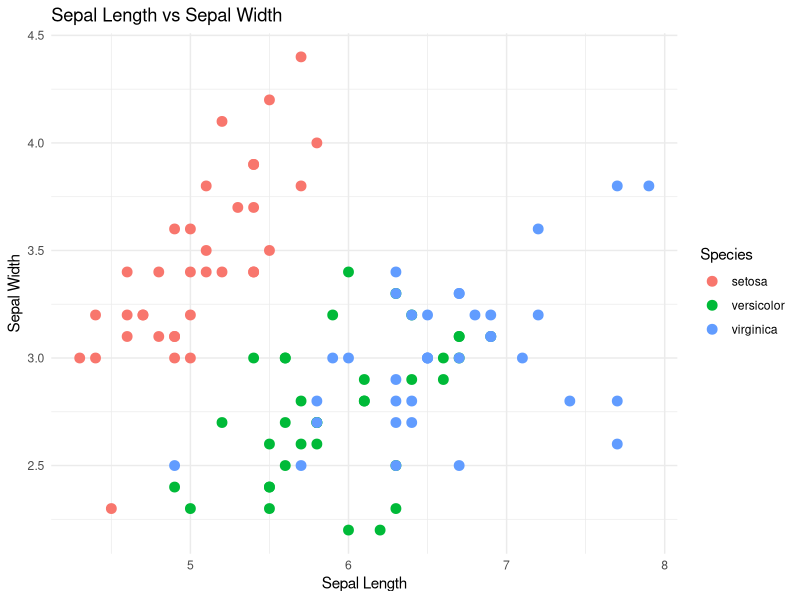
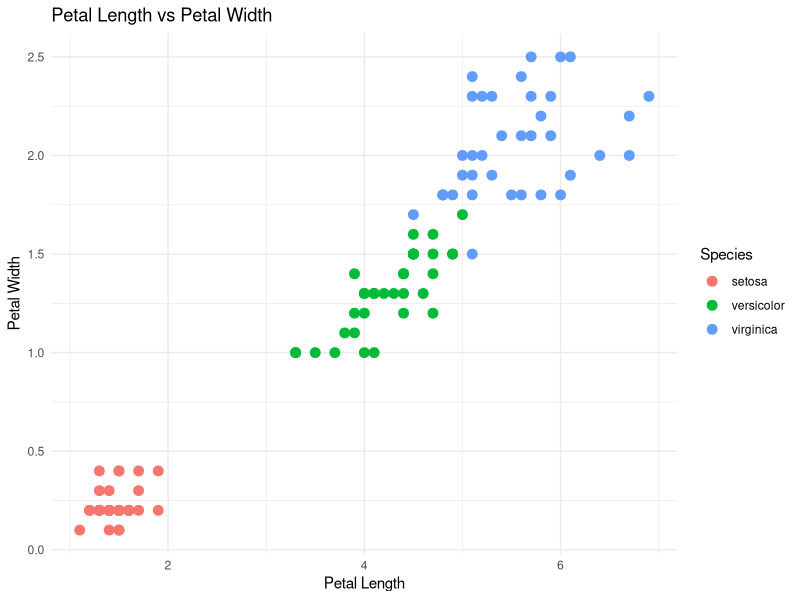

Write the R code that produced these figures, in order. (Note: this script raises an error after producing the figures.)
library(datasets)
library(caret)
data("iris")

sum(is.na(iris))

set.seed(60)
indices_treino <- createDataPartition(iris$Species, p = 0.7, list = FALSE)
Conjunto_treino <- iris[indices_treino,]
conjunto_test <- iris[-indices_treino,]

ggplot(Conjunto_treino, aes(x = Sepal.Length, y = Sepal.Width, color = Species)) +
  geom_point(size = 3) +
  labs(title = "Sepal Length vs Sepal Width", x = "Sepal Length", y = "Sepal Width") +
  theme_minimal()

ggplot(Conjunto_treino, aes(x = Petal.Length, y = Petal.Width, color = Species)) +
  geom_point(size = 3) +
  labs(title = "Petal Length vs Petal Width", x = "Petal Length", y = "Petal Width") +
  theme_minimal()

Controle <- trainControl(method = 'cv', number = 4)
grid_svm <- expand.grid(
  degree = 2:4,
  scale = c(0.1, 0.5, 1),
  C = 2^seq(-5, 5, by = 1)
)

modelo <- train(
  x = Conjunto_treino[, -which(names(Conjunto_treino) == "Species")], 
  y = Conjunto_treino$Species, 
  method = "svmPoly", 
  na.action = na.omit, 
  preProcess = c('scale', 'center'), 
  trControl = Controle, 
  tuneGrid = grid_svm
)
library(e1071)


modelo_final <- svm(
  Species ~ ., 
  data = Conjunto_treino, 
  kernel = "polynomial", 
  degree = 3, 
  scale = 0.1, 
  cost = 2
)

previsao <- predict(modelo_final, newdata = conjunto_test)

matrix_graph <- confusionMatrix(previsao, conjunto_test$Species)

print(matrix_graph)

